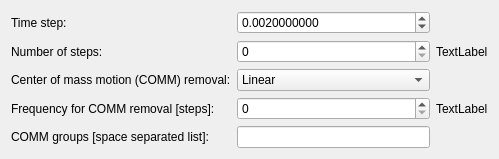
  <widget class="QWizardPage" name="integratorWizardPage">
   <property name="title">
    <string>MD integrator parameters</string>
   </property>
   <property name="subTitle">
    <string>Choose the main parameters for the molecular dynamics simulations</string>
   </property>
   <attribute name="pageId">
    <string notr="true">mdwizardpage</string>
   </attribute>
   <layout class="QGridLayout" name="gridLayout_2">
    <item row="2" column="0">
     <widget class="QLabel" name="label_10">
      <property name="text">
       <string>Number of steps:</string>
      </property>
     </widget>
    </item>
    <item row="2" column="1">
     <widget class="QSpinBox" name="nstepsSpinBox">
      <property name="maximum">
       <number>999999999</number>
      </property>
     </widget>
    </item>
    <item row="1" column="0">
     <widget class="QLabel" name="label_9">
      <property name="text">
       <string>Time step:</string>
      </property>
     </widget>
    </item>
    <item row="4" column="1">
     <widget class="QSpinBox" name="nstcommSpinBox">
      <property name="maximum">
       <number>999999999</number>
      </property>
     </widget>
    </item>
    <item row="5" column="1">
     <widget class="QLineEdit" name="commGrpsLineEdit"/>
    </item>
    <item row="4" column="0">
     <widget class="QLabel" name="label_12">
      <property name="text">
       <string>Frequency for COMM removal [steps]:</string>
      </property>
     </widget>
    </item>
    <item row="5" column="0">
     <widget class="QLabel" name="label_13">
      <property name="text">
       <string>COMM groups [space separated list]:</string>
      </property>
     </widget>
    </item>
    <item row="1" column="1">
     <widget class="QDoubleSpinBox" name="timeStepDoubleSpinBox">
      <property name="decimals">
       <number>10</number>
      </property>
      <property name="maximum">
       <double>99999999.000000000000000</double>
      </property>
      <property name="value">
       <double>0.002000000000000</double>
      </property>
     </widget>
    </item>
    <item row="3" column="1">
     <widget class="QComboBox" name="commTypeComboBox">
      <item>
       <property name="text">
        <string>Linear</string>
       </property>
      </item>
      <item>
       <property name="text">
        <string>Angular</string>
       </property>
      </item>
      <item>
       <property name="text">
        <string>Linear-acceleration-correction</string>
       </property>
      </item>
      <item>
       <property name="text">
        <string>None</string>
       </property>
      </item>
     </widget>
    </item>
    <item row="3" column="0">
     <widget class="QLabel" name="label_11">
      <property name="text">
       <string>Center of mass motion (COMM) removal:</string>
      </property>
     </widget>
    </item>
    <item row="2" column="2">
     <widget class="QLabel" name="nstepsTimeLabel">
      <property name="text">
       <string>TextLabel</string>
      </property>
     </widget>
    </item>
    <item row="4" column="2">
     <widget class="QLabel" name="nstcommTimeLabel">
      <property name="text">
       <string>TextLabel</string>
      </property>
     </widget>
    </item>
   </layout>
  </widget>
